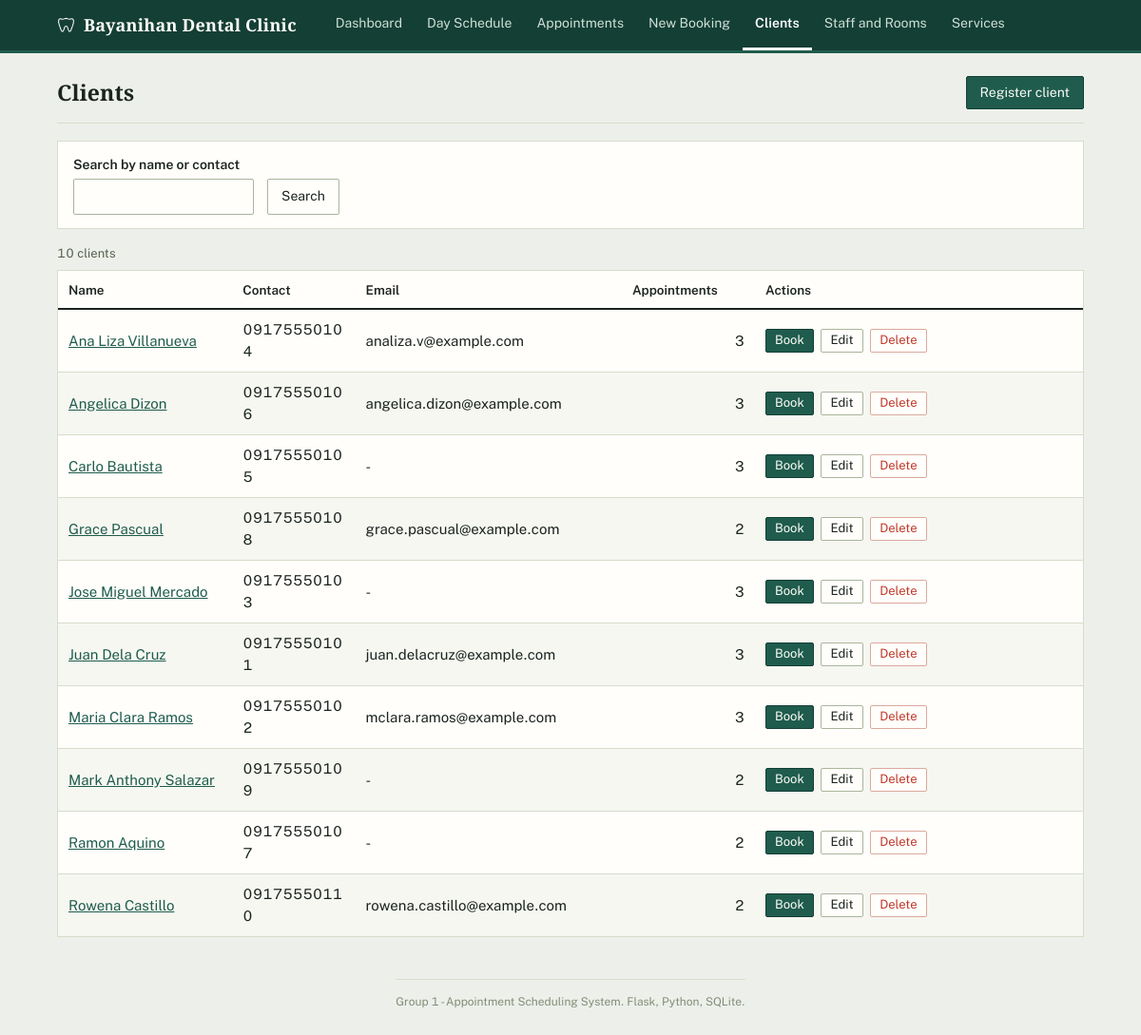
The app's page /clients with its own data.
### tables this page shows
CREATE TABLE clients (
    client_id  INTEGER PRIMARY KEY AUTOINCREMENT,
    name       TEXT NOT NULL CHECK (length(trim(name)) >= 2),
    contact    TEXT NOT NULL,
    email      TEXT,
    created_at TEXT NOT NULL DEFAULT (datetime('now', 'localtime'))
);

### app.py (the view)
@app.route("/clients")
def clients_list():
    conn = db.get_db()
    q = request.args.get("q", "").strip()
    sql = (
        "SELECT c.client_id, c.name, c.contact, c.email, COUNT(a.appointment_id) AS appt_count "
        "FROM clients c LEFT JOIN appointments a ON a.client_id = c.client_id"
    )
    params = []
    if q:
        sql += " WHERE c.name LIKE ? ESCAPE '\\' OR c.contact LIKE ? ESCAPE '\\'"
        params += [like_pattern(q), like_pattern(q)]
    sql += " GROUP BY c.client_id ORDER BY c.name COLLATE NOCASE"
    return render_template("clients.html", clients=conn.execute(sql, params).fetchall(), q=q)

### app.py (called while the page is built)
@app.template_global()
def csrf_token():
    if "csrf_token" not in session:
        session["csrf_token"] = secrets.token_hex(16)
    return session["csrf_token"]

@app.before_request
def check_csrf():
    if request.method == "POST":
        sent = request.form.get("csrf_token", "")
        expected = session.get("csrf_token", "")
        if not expected or not secrets.compare_digest(sent, expected):
            abort(400)

### db.py (called while the page is built)
def connect(path):
    conn = sqlite3.connect(path, isolation_level=None, timeout=10)
    conn.row_factory = sqlite3.Row  # para pwedeng row["name"] imbes na row[1]
    conn.execute("PRAGMA foreign_keys = ON")
    return conn

def get_db():
    if "db" not in g:
        g.db = connect(current_app.config["DATABASE"])
    return g.db

### templates/clients.html (shortened to what this page needs)
{% extends "base.html" %}
{% block content %}
<div class="page-head">
  <h1>Clients</h1>
  <a class="btn btn-primary" href="{{ url_for('clients_new') }}">Register client</a>
</div>
<form class="filters" method="get" action="{{ url_for('clients_list') }}">
  <div class="field">
    <label for="q">Search by name or contact</label>
    <input type="search" id="q" name="q" value="{{ q }}">
  </div>
  <button type="submit" class="btn">Search</button>
</form>
<p class="result-count">{{ clients|length }} client{{ '' if clients|length == 1 else 's' }}{% if q %} matching "{{ q }}"{% endif %}</p>
<div class="table-wrap">
  <table class="data data-fixed">
    <colgroup>
      <col style="width: 17%">
      <col style="width: 12%">
      <col style="width: 26%">
      <col style="width: 13%">
      <col style="width: 32%">
    </colgroup>
    <thead>
      <tr><th>Name</th><th>Contact</th><th>Email</th><th class="num">Appointments</th><th>Actions</th></tr>
    </thead>
    <tbody>
      {% for c in clients %}
      <tr>
        <td><a href="{{ url_for('clients_detail', client_id=c.client_id) }}">{{ c.name }}</a></td>
        <td>{{ c.contact }}</td>
        <td>{{ c.email or '-' }}</td>
        <td class="num">{{ c.appt_count }}</td>
        <td class="actions">
          <a class="btn btn-sm btn-primary" href="{{ url_for('appointments_new', client_id=c.client_id) }}">Book</a>
          <a class="btn btn-sm" href="{{ url_for('clients_edit', client_id=c.client_id) }}">Edit</a>
          <form method="post" action="{{ url_for('clients_delete', client_id=c.client_id) }}"
                data-confirm="Delete client {{ c.name }}? This cannot be undone.">
            <button type="submit" class="btn btn-sm btn-danger">Delete</button>
          </form>
        </td>
      </tr>
      {% else %}
      <tr><td class="empty" colspan="5">No clients found.</td></tr>
      {% endfor %}
    </tbody>
  </table>
</div>
{% endblock %}

### static/style.css (style rules this page uses)
:root { --paper: #edf0ea; --surface: #fffefb; --surface-alt: #f6f7f1; --ink: #1c2420; --ink-soft: #56604f; --ink-faint: #838d78; --rule: #d7ddc9; --rule-strong: #aab59b; --accent: #1f5c4d; --accent-dark: #143f35; --accent-soft: #e1ede7; --amber: #b9780f; --amber-soft: #f8ead0; --blue: #2f66ad; --blue-soft: #e1ebf7; --green: #2f8f4e; --green-soft: #e0f1e2; --red: #c0392b; --red-soft: #f8e3df; }
* { box-sizing: border-box; }
html, body { height: 100%; }
body { margin: 0; min-height: 100vh; display: flex; flex-direction: column; font: 15px/1.5 "Public Sans", system-ui, -apple-system, "Segoe UI", Roboto, sans-serif; color: var(--ink); background: var(--paper); font-feature-settings: "tnum" 1; }
h1, h2, .brand, .summary-num { font-family: "Source Serif 4", Georgia, "Times New Roman", serif; }
a { color: var(--accent); }
h1 { font-size: 23px; font-weight: 600; margin: 0; letter-spacing: 0.1px; }
.num { text-align: right; font-variant-numeric: tabular-nums; }
.page-head { display: flex; justify-content: space-between; align-items: flex-end; flex-wrap: wrap; gap: 8px; margin-bottom: 18px; padding-bottom: 14px; border-bottom: 1px solid var(--rule); }
.btn { display: inline-block; padding: 7px 14px; border: 1px solid var(--rule-strong); background: var(--surface); color: var(--ink); border-radius: 2px; font: inherit; font-size: 14px; cursor: pointer; text-decoration: none; line-height: 1.3; transition: background-color 0.12s ease, border-color 0.12s ease; }
.btn-primary { background: var(--accent); border-color: var(--accent-dark); color: #fdfcf7; }
.btn-danger { color: var(--red); border-color: #dca99c; }
.btn-sm { padding: 3px 9px; font-size: 13px; }
.field { margin-bottom: 13px; }
.field label { display: block; font-weight: 600; margin-bottom: 4px; font-size: 14px; }
input[type="text"], input[type="search"], input[type="email"], input[type="date"], select, textarea { width: 100%; max-width: 420px; padding: 7px 9px; font: inherit; font-size: 14px; color: var(--ink); background: var(--surface); border: 1px solid var(--rule-strong); border-radius: 2px; }
.filters { display: flex; flex-wrap: wrap; gap: 14px; align-items: flex-end; margin-bottom: 16px; background: var(--surface); border: 1px solid var(--rule); padding: 14px 16px; }
.filters .field { margin-bottom: 0; width: 190px; }
.filters input, .filters select { width: 100%; height: 38px; }
.filters .btn { height: 38px; }
.result-count { color: var(--ink-soft); margin: 0 0 8px; font-size: 13px; }
.table-wrap { overflow-x: auto; background: var(--surface); border: 1px solid var(--rule); }
table.data { width: 100%; border-collapse: collapse; }
table.data.data-fixed { table-layout: fixed; }
.data-fixed td, .data-fixed th { overflow-wrap: break-word; }
table.data caption, table.data th { text-align: left; border-bottom: 2px solid var(--ink); padding: 10px 11px 9px; font-size: 13.5px; color: var(--ink); white-space: nowrap; font-weight: 600; }
table.data td { padding: 10px 11px; border-bottom: 1px solid var(--rule); vertical-align: middle; }
table.data tbody tr:nth-child(even) td { background: var(--surface-alt); }
table.data tbody tr:last-child td { border-bottom: 0; }
td.actions { white-space: nowrap; }
td.actions form { display: inline; }
td.actions .btn, td.actions a.link-sm { margin-right: 4px; }

### records on screen
clients: name "Ana Liza Villanueva", contact "09175550104", email "analiza.v@example.com", appt_count "3"
clients: name "Angelica Dizon", contact "09175550106", email "angelica.dizon@example.com", appt_count "3"
clients: name "Carlo Bautista", contact "09175550105", email "-", appt_count "3"
clients: name "Grace Pascual", contact "09175550108", email "grace.pascual@example.com", appt_count "2"
clients: name "Jose Miguel Mercado", contact "09175550103", email "-", appt_count "3"
clients: name "Juan Dela Cruz", contact "09175550101", email "juan.delacruz@example.com", appt_count "3"
clients: name "Maria Clara Ramos", contact "09175550102", email "mclara.ramos@example.com", appt_count "3"
clients: name "Mark Anthony Salazar", contact "09175550109", email "-", appt_count "2"
clients: name "Ramon Aquino", contact "09175550107", email "-", appt_count "2"
clients: name "Rowena Castillo", contact "09175550110", email "rowena.castillo@example.com", appt_count "2"

### other values on screen
{{ CLINIC_NAME }} "Bayanihan Dental Clinic"
{{ label }} "Dashboard" "Day Schedule" "Appointments" "New Booking" "Clients" "Staff and Rooms" "Services"
{{ clients|length }} "10"
{{ '' if clients|length == 1 else 's' }} "s"
